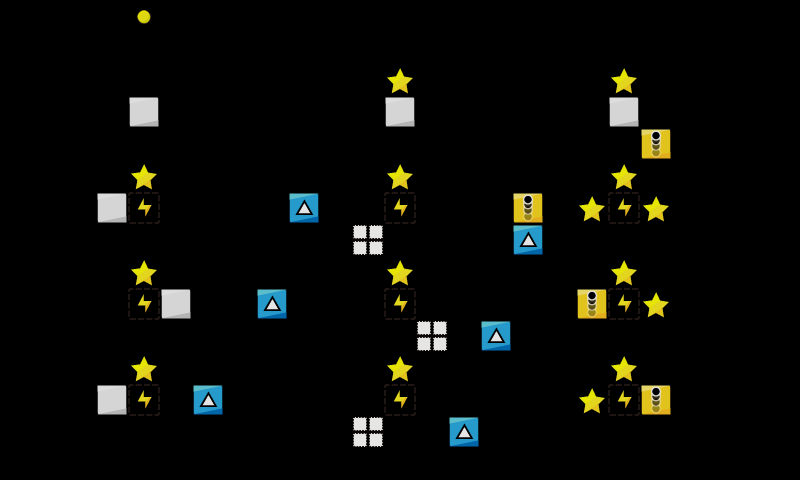

Below is a game level as drawn by its tile map, then a one-line description and the .tmx that defines it (tile-layer data replaced by summaries):
An orthogonal 25x15 tile map with 32x32 px tiles, 1 tile layer (map).

<map version="1.2" tiledversion="1.2.3" orientation="orthogonal" renderorder="right-down" width="25" height="15" tilewidth="32" tileheight="32" infinite="0" nextlayerid="3" nextobjectid="4">
 <properties>
  <property name="ad" value="false" />
 </properties>
 <tileset firstgid="1" name="map_tiles" tilewidth="32" tileheight="32" tilecount="225" columns="15">
  <image source="../../img/map_tiles.png" width="480" height="480" />
 </tileset>
 <layer id="1" name="map" width="25" height="15" opacity="0.9">
  <data>[375 cells, 44 non-empty, 7 distinct tile ids]</data>
 </layer>
 <objectgroup id="2" name="Object Layer 1" />
</map>
